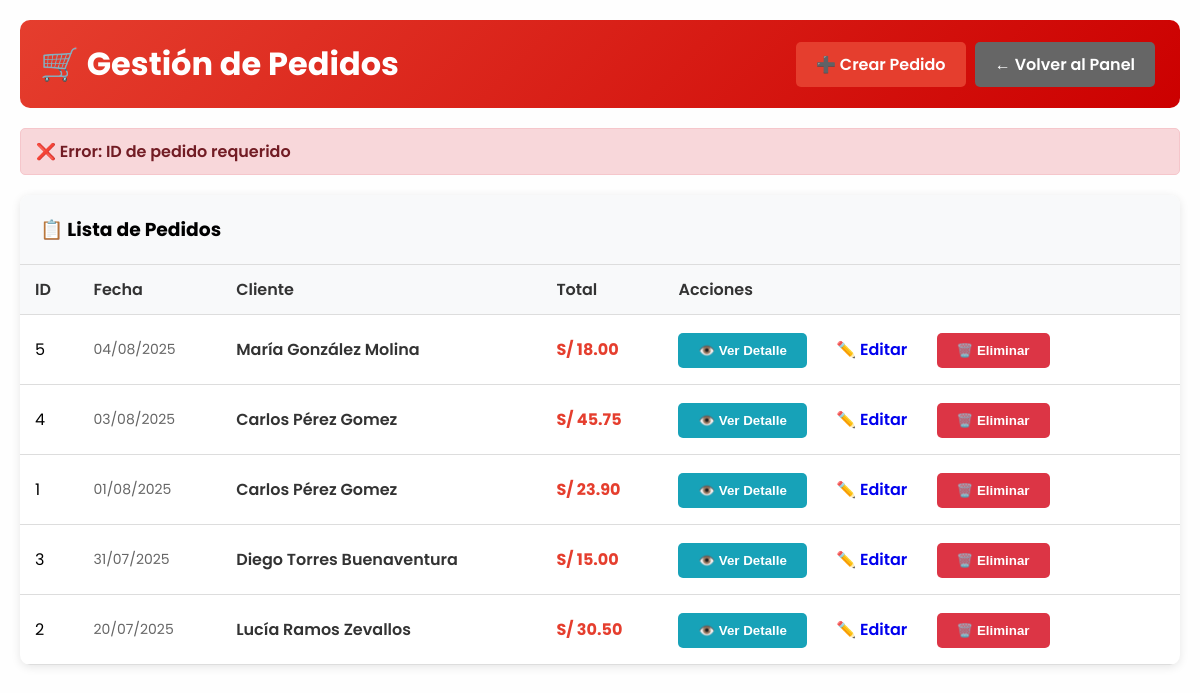
Page /admin/pedidos.php?error=id_requerido (signed in) on the committed database.
### tables this page shows
CREATE TABLE `pedido` (
  `ID_PEDIDO` int(11) NOT NULL,
  `FECHA_PEDIDO` date NOT NULL,
  `TOTAL` decimal(6,2) NOT NULL,
  `ID_USUARIO` int(11) NOT NULL
);

CREATE TABLE `usuario` (
  `ID_USUARIO` int(11) NOT NULL,
  `NOMB_USUARIO` varchar(100) DEFAULT NULL,
  `CORREO` varchar(100) DEFAULT NULL,
  `CLAVE` varchar(255) DEFAULT NULL
);

### admin/pedidos.php (the view, shortened to what this page needs)
<?php
$conexion = getConnection();
$mensaje = '';
if (isset($_GET['error'])) {
    switch ($_GET['error']) {
        case 'id_requerido':
            $mensaje = "❌ Error: ID de pedido requerido";
            break;
    }
}
$query = "SELECT p.*, u.NOMB_USUARIO
          FROM pedido p
          INNER JOIN usuario u ON p.ID_USUARIO = u.ID_USUARIO
          ORDER BY p.FECHA_PEDIDO DESC, p.ID_PEDIDO DESC";
$result = $conexion->query($query);
?>
<!DOCTYPE html>
<html lang="es">
<head>
    <link rel="stylesheet" href="../style.css">
</head>
<body>
    <div class="admin-container">
        <div class="admin-header">
            <h1>🛒 Gestión de Pedidos</h1>
            <div>
                <a href="crear_pedido.php" class="btn btn-primary">➕ Crear Pedido</a>
                <a href="../plataforma.php" class="btn btn-secondary">← Volver al Panel</a>
            </div>
        </div>
        <?php if (!empty($mensaje)): ?>
            <div class="mensaje <?php echo strpos($mensaje, '✅') !== false ? 'success' : 'error'; ?>">
                <?php echo $mensaje; ?>
            </div>
        <?php endif; ?>
        <div class="table-container">
            <h3 style="padding: 20px; margin: 0; background: #f8f9fa; border-bottom: 1px solid #ddd;">
                📋 Lista de Pedidos
            </h3>
            <table>
                <thead>
                    <tr>
                        <th>ID</th>
                        <th>Fecha</th>
                        <th>Cliente</th>
                        <th>Total</th>
                        <th>Acciones</th>
                    </tr>
                </thead>
                <tbody>
                    <?php if ($result->num_rows > 0): ?>
                        <?php while ($row = $result->fetch_assoc()): ?>
                            <tr>
                                <td><?php echo $row['ID_PEDIDO']; ?></td>
                                <td class="fecha"><?php echo date('d/m/Y', strtotime($row['FECHA_PEDIDO'])); ?></td>
                                <td class="usuario"><?php echo htmlspecialchars($row['NOMB_USUARIO']); ?></td>
                                <td class="total">S/ <?php echo number_format($row['TOTAL'], 2); ?></td>
                                <td>
                                    <button class="btn btn-info" onclick="verDetalle(<?php echo $row['ID_PEDIDO']; ?>)">
                                        👁️ Ver Detalle
                                    </button>
                                    <a href="editar_pedido.php?id=<?php echo $row['ID_PEDIDO']; ?>" class="btn btn-warning">
                                        ✏️ Editar
                                    </a>
                                    <button class="btn btn-danger" onclick="eliminarPedido(<?php echo $row['ID_PEDIDO']; ?>)">
                                        🗑️ Eliminar
                                    </button>
                                </td>
                            </tr>
                        <?php endwhile; ?>
                    <?php else: ?>
                        <tr>
                            <td colspan="5" style="text-align: center; color: #666;">No hay pedidos registrados</td>
                        </tr>
                    <?php endif; ?>
                </tbody>
            </table>
        </div>
    </div>
</body>
</html>

### style.css (style rules this page uses)
* { margin: 0; padding: 0; box-sizing: border-box; text-decoration: none; list-style: none; }
html { scroll-behavior: smooth; }
body { font-family: 'poppins', sans-serif; background-color: #fefefe; }

### admin/pedidos.php (style rules this page uses)
.admin-container { max-width: 1200px; margin: 0 auto; padding: 20px; }
.admin-header { background: linear-gradient(135deg, #e53e2e, #cc0000); color: white; padding: 20px; border-radius: 10px; margin-bottom: 20px; display: flex; justify-content: space-between; align-items: center; }
.btn { display: inline-block; padding: 10px 20px; border-radius: 5px; text-decoration: none; font-weight: 600; transition: background 0.3s ease; border: none; cursor: pointer; margin-right: 5px; }
.btn-primary { background: #e53e2e; color: white; }
.btn-secondary { background: #666; color: white; }
.btn-danger { background: #dc3545; color: white; }
.btn-info { background: #17a2b8; color: white; }
.table-container { background: white; border-radius: 10px; box-shadow: 0 2px 10px rgba(0,0,0,0.1); overflow: hidden; }
table { width: 100%; border-collapse: collapse; }
th, td { padding: 12px 15px; text-align: left; border-bottom: 1px solid #ddd; }
th { background: #f8f9fa; font-weight: 600; color: #333; }
.mensaje { padding: 10px 15px; border-radius: 5px; margin-bottom: 20px; font-weight: 600; }
.mensaje.error { background: #f8d7da; color: #721c24; border: 1px solid #f5c6cb; }
.total { font-weight: bold; color: #e53e2e; }
.fecha { color: #666; font-size: 14px; }
.usuario { font-weight: 600; color: #333; }

### rows in the picture
pedido: ID_PEDIDO "5", FECHA_PEDIDO "04/08/2025", ID_USUARIO.NOMB_USUARIO "María González Molina", TOTAL "18.00"
pedido: ID_PEDIDO "4", FECHA_PEDIDO "03/08/2025", ID_USUARIO.NOMB_USUARIO "Carlos Pérez Gomez", TOTAL "45.75"
pedido: ID_PEDIDO "1", FECHA_PEDIDO "01/08/2025", ID_USUARIO.NOMB_USUARIO "Carlos Pérez Gomez", TOTAL "23.90"
pedido: ID_PEDIDO "3", FECHA_PEDIDO "31/07/2025", ID_USUARIO.NOMB_USUARIO "Diego Torres Buenaventura", TOTAL "15.00"
pedido: ID_PEDIDO "2", FECHA_PEDIDO "20/07/2025", ID_USUARIO.NOMB_USUARIO "Lucía Ramos Zevallos", TOTAL "30.50"

### other values in the picture
$mensaje "❌ Error: ID de pedido requerido"
